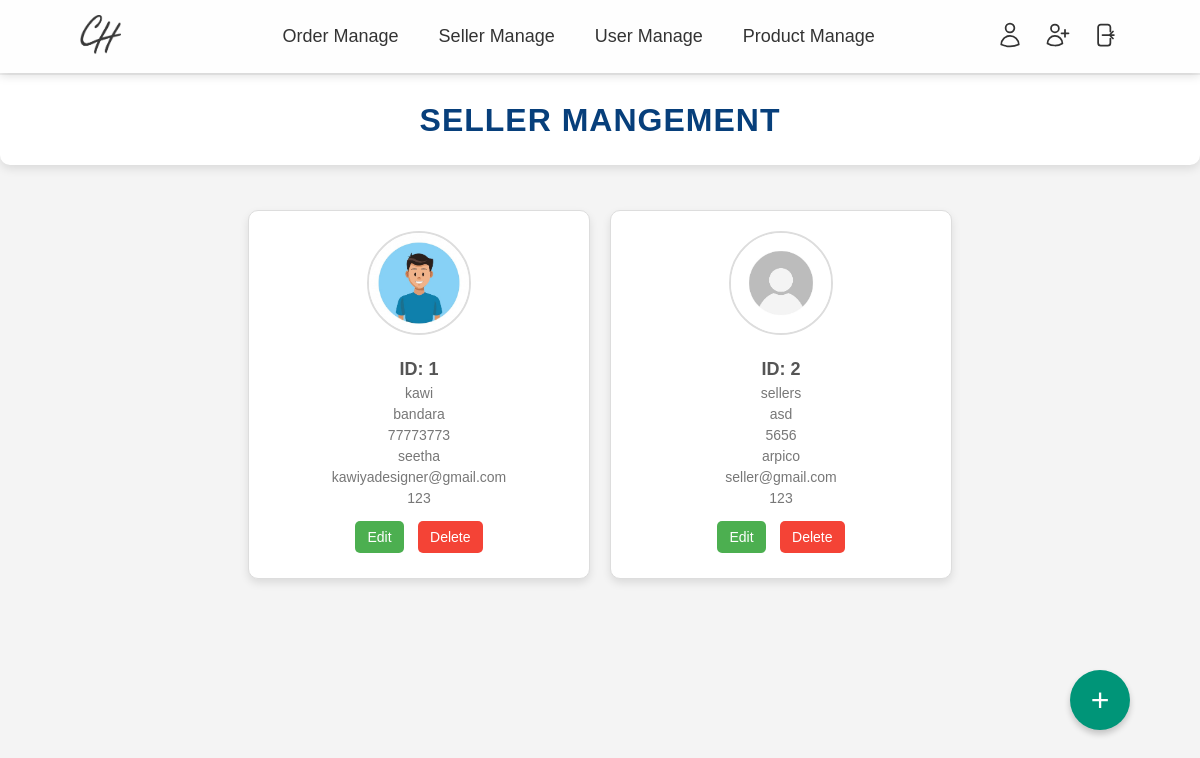
The app's page /sellermanage.php (signed in) with its own data.
### tables this page shows
CREATE TABLE `sellerdetails` (
  `id` int(11) NOT NULL,
  `fname` varchar(50) NOT NULL,
  `lname` varchar(50) NOT NULL,
  `email` varchar(50) NOT NULL,
  `mnumber` int(50) NOT NULL,
  `password` varchar(50) NOT NULL,
  `image` varchar(250) NOT NULL,
  `company` varchar(50) NOT NULL
);

### sellermanage.php (the view, shortened to what this page needs)
<?php
include("dbconn.php");
include 'adminnav.php';
?>
<!DOCTYPE html>
<html lang="en">
<head>
</head>
<body>
<section class="user-container">
    <div class="header">
    <h1>Seller Mangement</h1>
    </div>
    <div class="user-section">
        <div class="users">
            <?php
            $query = "SELECT * FROM sellerdetails";
            $result = mysqli_query($conn, $query);
            ?>
            <?php while($row = mysqli_fetch_assoc($result)): ?>
                <div class="user-card">
                    <?php if (!empty($row['image'])): ?>
                        <img src="<?php echo $row['image']; ?>" alt="profile Image" class="profile-image">
                    <?php endif; ?>
                    <h5>ID: <?php echo $row['id']; ?></h5>
                    <p> <?php echo $row['fname']; ?></p>
                    <p> <?php echo $row['lname']; ?></p>
                    <p> <?php echo $row['mnumber']; ?></p>
                    <p> <?php echo $row['company']; ?></p>
                    <p> <?php echo $row['email']; ?></p>
                    <p> <?php echo $row['password']; ?></p>
                    <div class="button-container">
                    <a class="edit-btn" href="updateseller.php?id=<?php echo $row['id']; ?>">Edit</a>
                    <a class="delete-btn" href="sellerdelete.php?id=<?php echo $row['id']; ?>" onclick="return confirm('Are you sure?')">Delete</a>
                    </div>
                </div>
            <?php endwhile; ?>
        </div>
    </div>
</section>
<button class="add-button">
    <a href="sellerregister.php">+</a>
</button>
</body>
</html>

### adminnav.php (shortened to what this page needs)
<!DOCTYPE html>
<html lang="en">
<head>
    <link rel="stylesheet" href="navbar.css">
</head>
<body>
        <nav>
                <div class="logo">
                    <a href="home.php">
                        <img src="chlogo.png" alt="Galary Cafe Logo">
                    </a>
                </div>
            <ul class="nav-links">
                <li><a href="">Order Manage</a></li>
                <li><a href="sellermanage.php">Seller Manage</a></li>
                <li><a href="usermanage.php">User Manage</a></li>
                <li><a href="adminproductmanage.php">Product Manage</a></li>
            </ul>
                <div class="user-icons">
                    <a href="adminprofile.php">
                    </a>
                    <a href="adminreg.php">
                    </a>
                    <a href="logout.php" class="logout-btn">
                    </a>
                </div>
        </nav>
</body>
</html>

### navbar.css (style rules this page uses)
nav { display: flex; justify-content: space-between; align-items: center; padding: 10px 80px; font-family: Arial, sans-serif; position: fixed; top: 0; right: 0; left: 0; z-index: 1000; background: rgba(255, 255, 255, 0.9); backdrop-filter: blur(8px); box-shadow: 0 2px 10px rgba(0, 0, 0, 0.15); transition: background-color 0.3s ease, box-shadow 0.3s ease; }
.logo img { height: 40px; }
.nav-links { list-style: none; display: flex; gap: 40px; }
.nav-links li { display: inline; }
.nav-links a { text-decoration: none; color: #333; font-size: 18px; font-weight: 500; position: relative; transition: color 0.3s ease; }
.nav-links a::after { content: ''; position: absolute; bottom: -4px; left: 0; width: 0; height: 2px; background: #0078d4; transition: width 0.3s ease; }
.user-icons { display: flex; gap: 20px; }
.user-icons svg { width: 28px; height: 28px; stroke-width: 1.5; color: #333; cursor: pointer; transition: transform 0.2s ease, color 0.3s ease; }

### sellermanage.php (style rules this page uses)
body { font-family: Arial, sans-serif; background-color: #f4f4f4; margin: 0; padding: 0; }
.users { display: flex; flex-wrap: wrap; justify-content: center; gap: 20px; }
h1 { text-align: center; font-size: 2rem; }
.user-container { padding: 20px; max-width: 1200px; margin: auto; }
.user-section { display: flex; flex-wrap: wrap; justify-content: center; gap: 20px; }
.user-card { background: #fff; border: 1px solid #ddd; border-radius: 10px; width: 300px; padding: 20px; text-align: center; box-shadow: 0 4px 8px rgba(0, 0, 0, 0.1); transition: transform 0.2s ease-in-out, box-shadow 0.2s ease-in-out; margin-top: 190px; }
.profile-image { width: 100px; height: 100px; border-radius: 50%; object-fit: cover; margin-bottom: 10px; border: 2px solid #ddd; }
.user-card h5 { margin: 10px 0 5px; font-size: 18px; color: #555; }
.user-card p { margin: 5px 0; font-size: 14px; color: #777; }
.button-container { margin-top: 10px; }
.button-container a { text-decoration: none; color: #fff; padding: 8px 12px; margin: 5px; border-radius: 5px; font-size: 14px; display: inline-block; }
.edit-btn { background-color: #4caf50; }
.delete-btn { background-color: #f44336; }
.add-button { position: fixed; bottom: 70px; right: 70px; background-color: #009578; color: #fff; border: none; border-radius: 50%; width: 60px; height: 60px; font-size: 2rem; display: flex; align-items: center; justify-content: center; cursor: pointer; box-shadow: 0 4px 6px rgba(0, 0, 0, 0.2); transition: background-color 0.3s ease, transform 0.3s ease; }
.add-button a { text-decoration: none; color: white; font-size: 2rem; }
.header { color: #073f7b; margin:75px 0 0 0; text-transform: uppercase; letter-spacing: 1px; background-color:white; text-align:center; position: fixed; top: 0; left: 0; width: 100%; z-index: 999; box-shadow: 0 4px 10px rgba(0, 0, 0, 0.1); border-radius: 0 0 10px 10px; display: block; }

### records on screen
sellerdetails: image (picture), id "1", fname "kawi", lname "bandara", mnumber "77773773", company "seetha", email "kawiyadesigner@gmail.com", password "123"
sellerdetails: image (placeholder picture), id "2", fname "sellers", lname "asd", mnumber "5656", company "arpico", email "seller@gmail.com", password "123"
